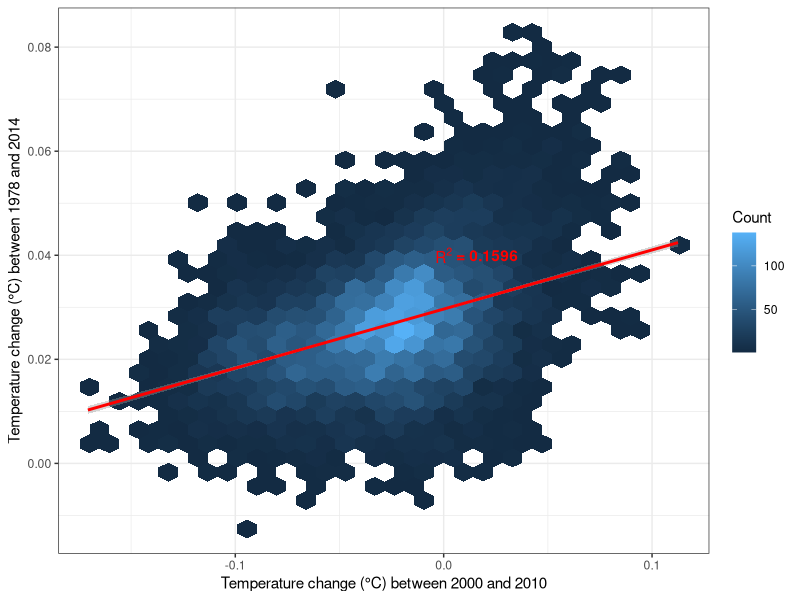
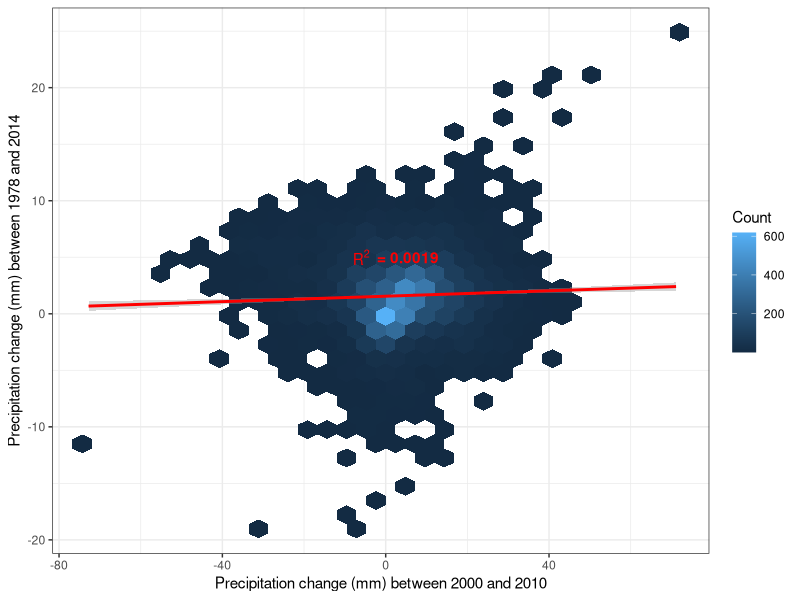
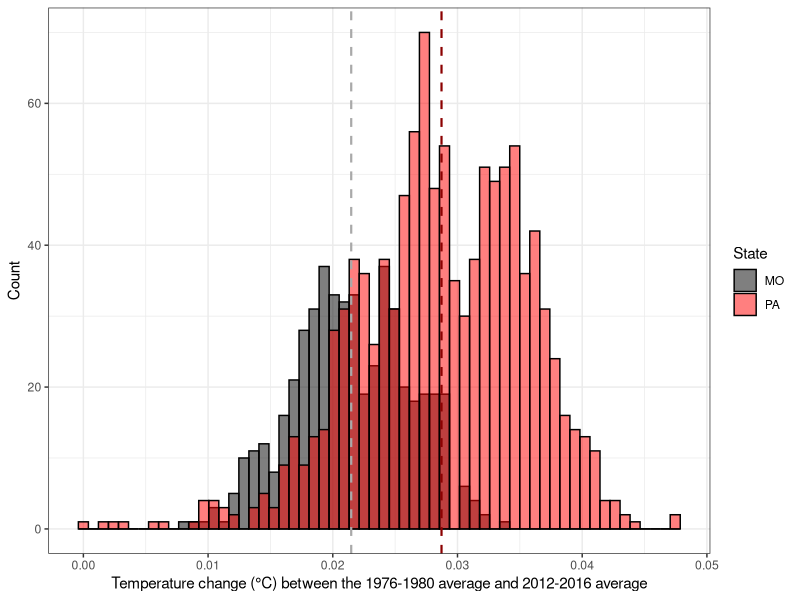
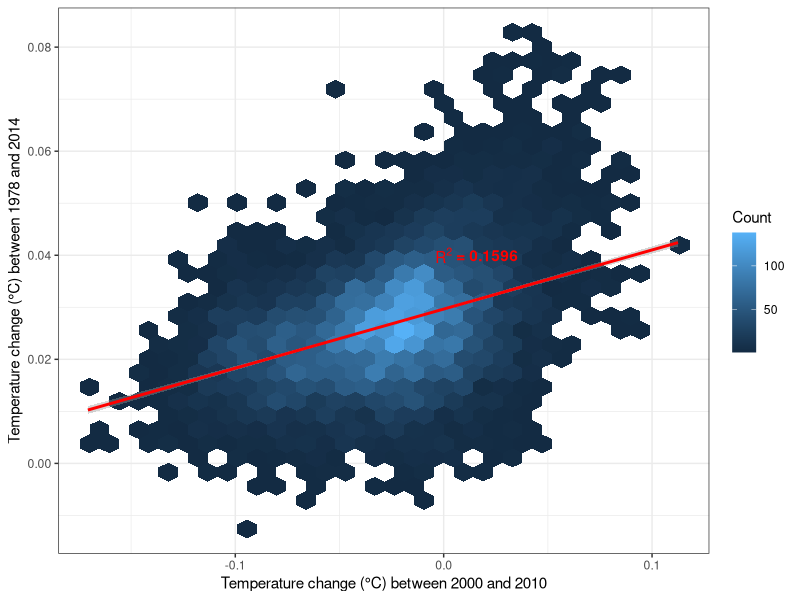
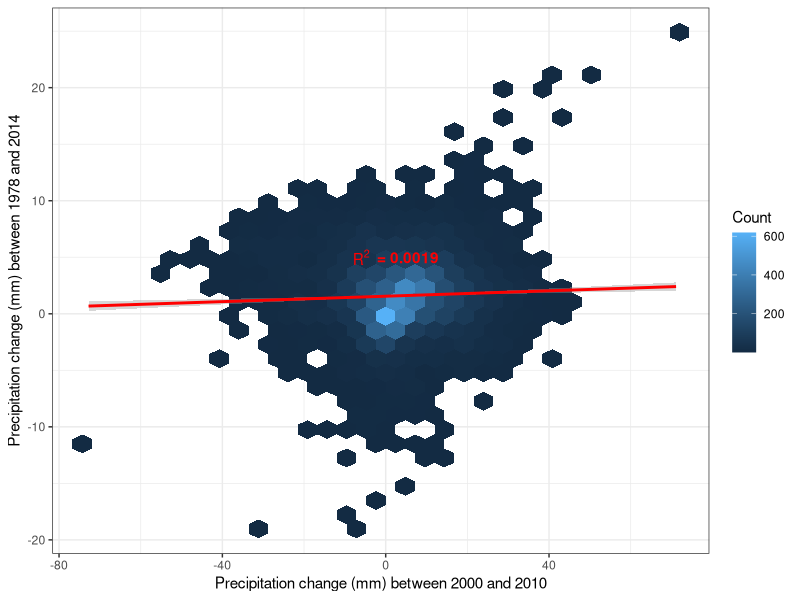
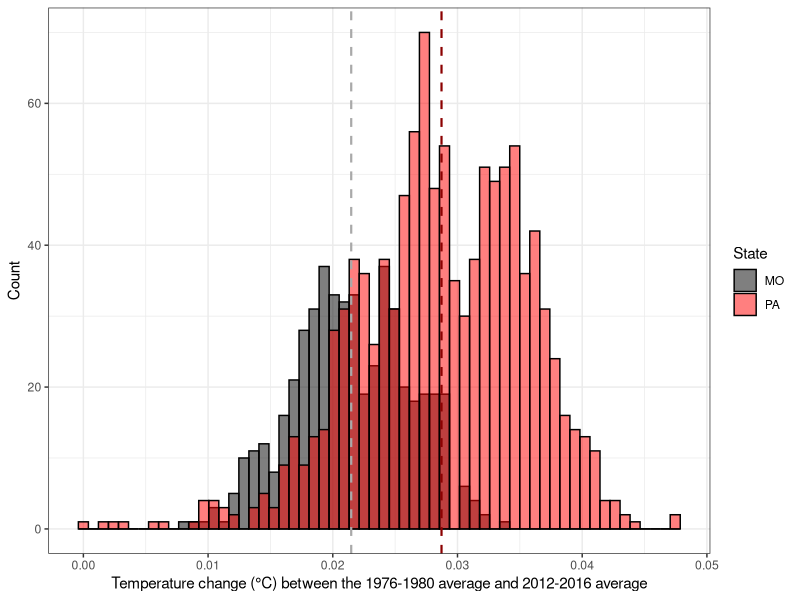

Reproduce these figures in R, in order.
# This code analyses tab files derived from the excel sheet ChangeFigures.xlsx 
# (For_Fig_S10.txt, MO_change.txt, PA_change.txt). It outputs Fig S8 and S10

# 1. Loading in required libraries
library(tidyverse)

# 2. Setwd
setwd("chickadee/output/")

# 3. Reading in the files
for_figs8 <- read_tsv("../data/For_Fig_S8.txt")
MO_change <- read_tsv("../data/MO_change.txt")
PA_change <- read_tsv("../data/PA_change.txt")

# 4. Plotting Fig S8
temprsq <- cor(na.omit(for_figs8$T_00to10),na.omit(for_figs8$T_78to14))^2

# Note this code is no longer working - I think there has been a change
# to how geom_hex deals with data
ggplot(for_figs8,mapping=aes(x=T_00to10,y=T_78to14)) + geom_hex() +
  theme_bw() + 
  geom_smooth(method = "lm",color="red") +
  xlab("Temperature change (°C) between 2000 and 2010") +
  ylab("Temperature change (°C) between 1978 and 2014") +
  labs(fill="Count") +
  annotate("text", x = 0.00, y = 0.04, label = expression("R"^2),color="red", fontface=2) +
  annotate("text", x = 0.02, y = 0.04, label=paste(" = ",round(temprsq,digits = 4),sep=""),color="red", fontface=2)

ggsave("FigS8a_temp_correlation.pdf")

temprsq <- cor(na.omit(for_figs8$P_00to10),na.omit(for_figs8$P_78to14))^2

ggplot(for_figs8,mapping=aes(x=P_00to10,y=P_78to14)) + geom_hex() +
  theme_bw() + 
  geom_smooth(method = "lm",color="red") +
  xlab("Precipitation change (mm) between 2000 and 2010") +
  ylab("Precipitation change (mm) between 1978 and 2014") +
  labs(fill="Count") +
  annotate("text", x = -6, y = 5, label = expression("R"^2),color="red", fontface=2) +
  annotate("text", x = 5, y = 5, label=paste(" = ",round(temprsq,digits = 4),sep=""),color="red", fontface=2)

ggsave("FigS8b_precip_correlation.pdf")

# Plotting S10
MO_change <- cbind(MO_change,"MO")
PA_change <- cbind(PA_change,"PA")
names(MO_change)[length(names(MO_change))] <- "State"
names(PA_change)[length(names(PA_change))] <- "State"

state_change <- rbind(MO_change,PA_change)
state_change <- as_tibble(state_change)

MO_median <- median(state_change$T_78to14[which(state_change$State=="MO")])
MO_mean <- mean(state_change$T_78to14[which(state_change$State=="MO")])

PA_median <- median(state_change$T_78to14[which(state_change$State=="PA")])
PA_mean <- mean(state_change$T_78to14[which(state_change$State=="PA")])

# Because of the similarity of the mean/medians for each state
# just plottig the mean
ggplot() + geom_histogram(data=state_change,aes(x=T_78to14,fill=State),color="black",position='identity',alpha=0.5,bins=60) +
  theme_bw() +
  scale_fill_manual(values=c("black", "red")) +
  geom_vline(xintercept = MO_mean, linetype="dashed", 
             color = "dark grey", size=0.75) +
  geom_vline(xintercept = PA_mean, linetype="dashed", 
             color = "dark red", size=0.75) +
  xlab("Temperature change (°C) between the 1976-1980 average and 2012-2016 average") +
  ylab("Count")

ggsave("FigS10_MO_PA_temp_changes.pdf")
